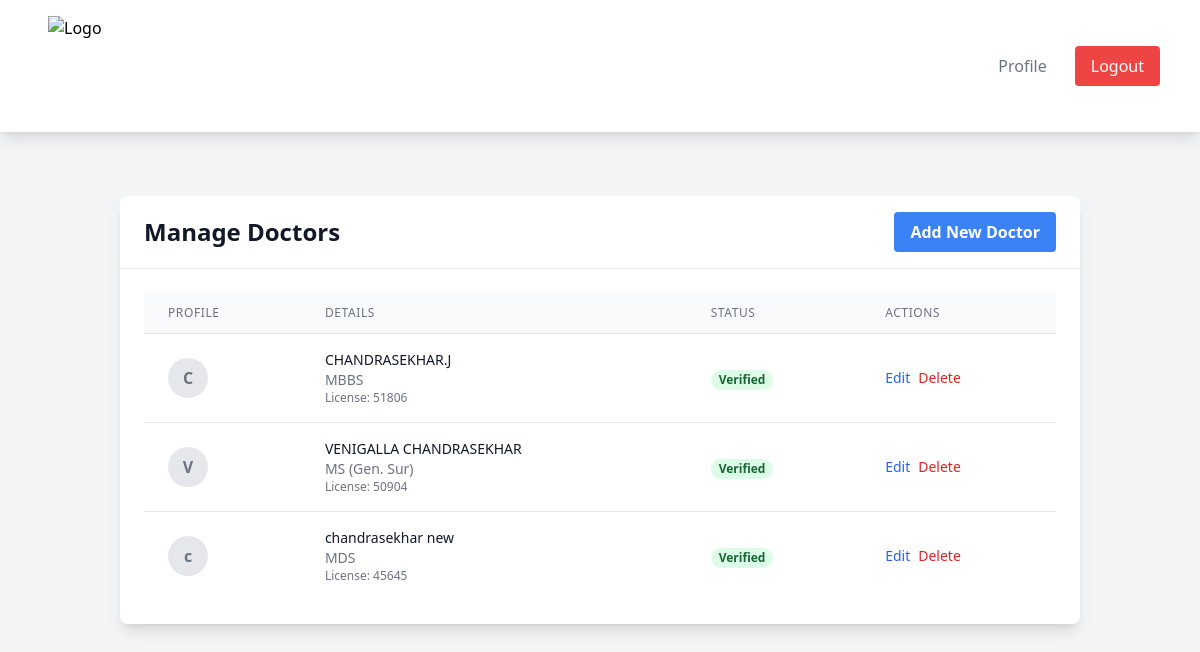
/clinic-admin/doctors/ (signed in), run on the app's committed database.
### users/models.py (models this page shows, shortened)
class Doctor(models.Model):
    user = models.OneToOneField(User, on_delete=models.CASCADE, null=True, blank=True)
    clinic = models.ForeignKey(
        Clinic,
        on_delete=models.CASCADE,
        null=True,  # Allow null temporarily for migration
        blank=True
    )
    name = models.CharField(max_length=255)
    specialization = models.CharField(max_length=255, blank=True)
    license_number = models.CharField(max_length=50)
    medical_council = models.CharField(max_length=255)
    consultation_fee = models.DecimalField(max_digits=10, decimal_places=2, default=0)
    profile_picture = models.ImageField(upload_to='doctor_profiles/', null=True, blank=True)
    verified = models.BooleanField(default=False)
    verification_details = models.JSONField(null=True, blank=True)
    created_at = models.DateTimeField(auto_now_add=True)
    updated_at = models.DateTimeField(auto_now=True)
    class Meta:
        ordering = ['name']

### users/views/clinic_admin_views.py (the view)
# urls.py: path('doctors/', DoctorListView.as_view(), name='doctors_list'),
@login_required
def doctors_list(request):
    doctors = Doctor.objects.all().order_by('name')
    return render(request, 'clinic_admin/doctors_list.html', {'doctors': doctors})

### users/templates/clinic_admin/doctors_list.html (shortened to what this page needs)
{% extends 'base.html' %}
{% block content %}
<div class="max-w-7xl mx-auto px-4 py-8">
    <div class="bg-white shadow-lg rounded-lg">
        <div class="px-6 py-4 border-b border-gray-200 flex justify-between items-center">
            <h1 class="text-2xl font-bold text-gray-900">Manage Doctors</h1>
            <a href="{% url 'users:add_doctor' %}"
               class="bg-blue-500 hover:bg-blue-600 text-white font-bold py-2 px-4 rounded">
                Add New Doctor
            </a>
        </div>
        <div class="p-6">
            {% if doctors %}
            <div class="overflow-x-auto">
                <table class="min-w-full divide-y divide-gray-200">
                    <thead class="bg-gray-50">
                        <tr>
                            <th class="px-6 py-3 text-left text-xs font-medium text-gray-500 uppercase tracking-wider">
                                Profile
                            </th>
                            <th class="px-6 py-3 text-left text-xs font-medium text-gray-500 uppercase tracking-wider">
                                Details
                            </th>
                            <th class="px-6 py-3 text-left text-xs font-medium text-gray-500 uppercase tracking-wider">
                                Status
                            </th>
                            <th class="px-6 py-3 text-left text-xs font-medium text-gray-500 uppercase tracking-wider">
                                Actions
                            </th>
                        </tr>
                    </thead>
                    <tbody class="bg-white divide-y divide-gray-200">
                        {% for doctor in doctors %}
                        <tr>
                            <td class="px-6 py-4 whitespace-nowrap">
                                <div class="flex items-center">
                                    {% if doctor.profile_picture %}
                                    <img class="h-10 w-10 rounded-full object-cover"
                                         src="{{ doctor.profile_picture.url }}"
                                         alt="{{ doctor.name }}">
                                    {% else %}
                                    <div class="h-10 w-10 rounded-full bg-gray-200 flex items-center justify-center">
                                        <span class="text-gray-500 font-bold">{{ doctor.name|make_list|first }}</span>
                                    </div>
                                    {% endif %}
                                </div>
                            </td>
                            <td class="px-6 py-4">
                                <div class="text-sm font-medium text-gray-900">{{ doctor.name }}</div>
                                <div class="text-sm text-gray-500">{{ doctor.specialization|default:"General Practice" }}</div>
                                <div class="text-xs text-gray-500">License: {{ doctor.license_number }}</div>
                            </td>
                            <td class="px-6 py-4 whitespace-nowrap">
                                <span class="px-2 inline-flex text-xs leading-5 font-semibold rounded-full
                                    {% if doctor.verified %}bg-green-100 text-green-800{% else %}bg-yellow-100 text-yellow-800{% endif %}">
                                    {{ doctor.verified|yesno:"Verified,Pending" }}
                                </span>
                            </td>
                            <td class="px-6 py-4 whitespace-nowrap text-sm font-medium">
                                <div class="flex space-x-2">
                                    <a href="{% url 'users:edit_doctor' doctor.id %}"
                                       class="text-blue-600 hover:text-blue-900">Edit</a>
                                    <button onclick="confirmDelete('{{ doctor.id }}')"
                                            class="text-red-600 hover:text-red-900">Delete</button>
                                </div>
                            </td>
                        </tr>
                        {% endfor %}
                    </tbody>
                </table>
            </div>
            {% endif %}
        </div>
    </div>
</div>
{% endblock %}

### users/templates/base.html (shortened to what this page needs)
<!DOCTYPE html>
<html lang="en">
<head>
    <script src="https://cdn.tailwindcss.com"></script>
</head>
<body class="bg-gray-100">
    <nav class="bg-white shadow-lg">
        <div class="max-w-6xl mx-auto px-4">
            <div class="flex justify-between">
                <div class="flex space-x-7">
                    <div>
                        <a href="{% url 'users:dashboard' %}" class="flex items-center py-4 px-2">
                            <img src="https://klaxonit.in/wp-content/uploads/2024/12/Logo.png" alt="Logo" class="w-10 h-10" style="width: 100px; height: 100px;">
                        </a>
                    </div>
                </div>
                <div class="flex items-center space-x-3">
                    <a href="{% url 'users:profile' %}" class="py-2 px-4 text-gray-500 hover:text-gray-700">Profile</a>
                    <a href="{% url 'users:logout' %}" class="py-2 px-4 bg-red-500 text-white rounded hover:bg-red-600">Logout</a>
                </div>
            </div>
        </div>
    </nav>
    <main class="container mx-auto px-4 py-8">
        {% block content %}{% endblock %}
    </main>
</body>
</html>

### data on the page
Doctor: name|make_list "C", name "CHANDRASEKHAR.J", specialization "MBBS", license_number "51806", verified "Verified"
Doctor: name|make_list "V", name "VENIGALLA CHANDRASEKHAR", specialization "MS (Gen. Sur)", license_number "50904", verified "Verified"
Doctor: name|make_list "c", name "chandrasekhar new", specialization "MDS", license_number "45645", verified "Verified"
